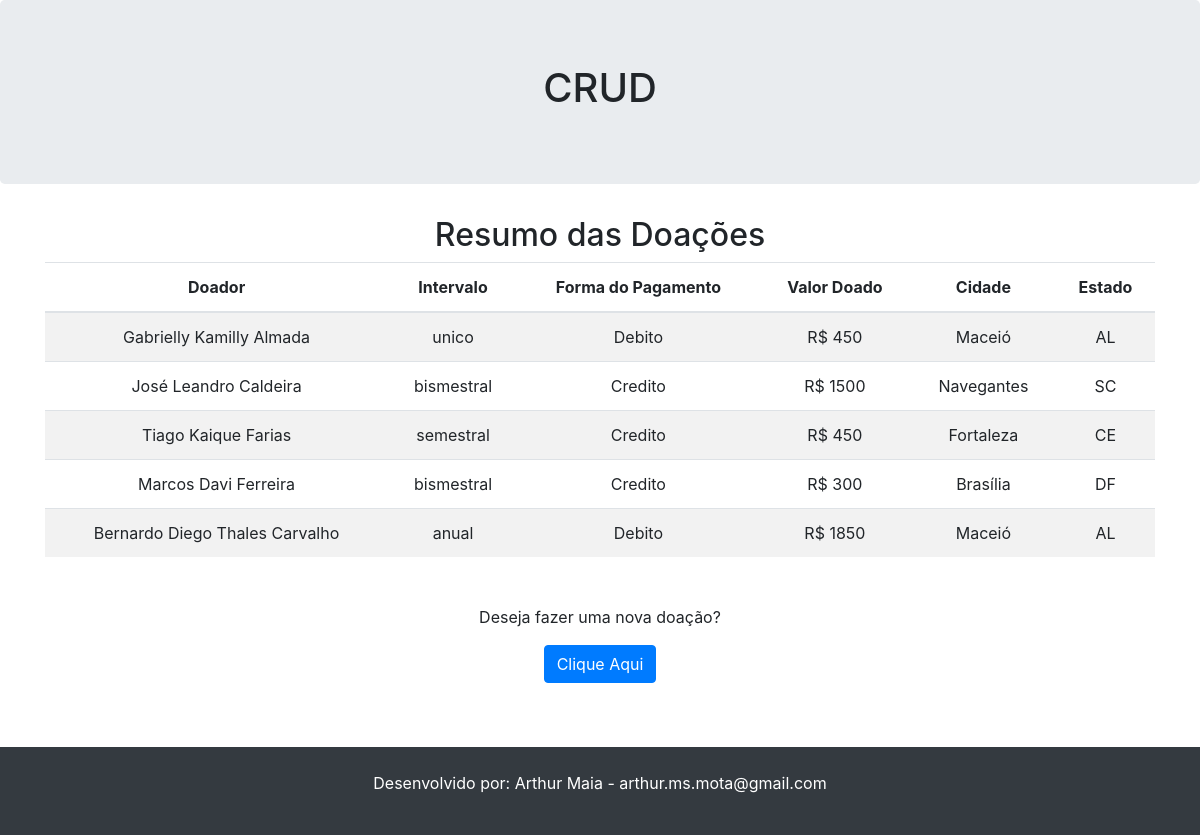
The page /resumo.php on the database its author committed.
### tables this page shows
CREATE TABLE `donations` (
  `id` int(10) UNSIGNED NOT NULL,
  `nome` varchar(80) NOT NULL,
  `email` varchar(80) NOT NULL,
  `cpf` varchar(80) NOT NULL,
  `telefone` varchar(80) NOT NULL,
  `nascimento` varchar(80) DEFAULT NULL,
  `cadastro` varchar(80) DEFAULT NULL,
  `intervalo` varchar(80) DEFAULT NULL,
  `ValorDoacao` varchar(80) DEFAULT NULL,
  `FormaPagamento` varchar(80) DEFAULT NULL,
  `cep` varchar(80) DEFAULT NULL,
  `rua` varchar(80) DEFAULT NULL,
  `bairro` varchar(80) DEFAULT NULL,
  `cidade` varchar(80) DEFAULT NULL,
  `estado` varchar(80) DEFAULT NULL,
  `numero` varchar(80) DEFAULT NULL
);

### resumo.php (the view, shortened to what this page needs)
<!DOCTYPE html>
<html>
<head>
	<link rel="stylesheet" href="https://stackpath.bootstrapcdn.com/bootstrap/4.3.1/css/bootstrap.min.css">
</head>
<body class="obrigado">
	<header class="jumbotron">
		<div class="container">
			<div class="col-md-12 text-center">
				<h1>CRUD</h1>
			</div>
		</div>
	</header>
	<main>
        <?php
            $PDO = db_connect();
            $sql = "SELECT id, nome, intervalo, FormaPagamento, ValorDoacao, cidade, estado FROM donations";
            $stmt = $PDO->prepare($sql);
            $stmt->execute();
        ?>
		<div class="container">
			<div class="row">
				<div class="col-md-12 text-center">
					<h2>Resumo das Doações</h2>
                    <table class="table table-striped mb-5">
                        <thead>
                            <tr>
                                <th>Doador</th>
                                <th>Intervalo</th>
                                <th>Forma do Pagamento</th>
                                <th>Valor Doado</th>
                                <th>Cidade</th>
                                <th>Estado</th>
                            </tr>
                        </thead>
                        <tbody>
                            <?php while ($donation = $stmt->fetch(PDO::FETCH_ASSOC)): ?>
                            <tr>
                                <td><?php echo $donation['nome'] ?></td>
                                <td><?php echo $donation['intervalo'] ?></td>
                                <td><?php echo $donation['FormaPagamento'] ?></td>
                                <td><?php echo "R$ ".$donation['ValorDoacao'] ?></td>
                                <td><?php echo $donation['cidade'] ?></td>
                                <td><?php echo $donation['estado'] ?></td>
                            </tr>
                            <?php endwhile; ?>
                        </tbody>
                    </table>
                    <p>Deseja fazer uma nova doação?</p>
                    <p><a href="index.php" class="btn btn-primary" title="Clique aqui para voltar ao formulario">Clique Aqui</a>
				</div>
			</div>
		</div>
	</main>
	<footer class="bg-dark text-white text-center py-4 mt-5">
		<p>Desenvolvido por: Arthur Maia - arthur.ms.mota@gmail.com</p>
	</footer>
</body>
</html>

### rows shown on the page
donations: nome "Gabrielly Kamilly Almada", intervalo "unico", FormaPagamento "Debito", ValorDoacao "450", cidade "Maceió", estado "AL"
donations: nome "José Leandro Caldeira", intervalo "bismestral", FormaPagamento "Credito", ValorDoacao "1500", cidade "Navegantes", estado "SC"
donations: nome "Tiago Kaique Farias", intervalo "semestral", FormaPagamento "Credito", ValorDoacao "450", cidade "Fortaleza", estado "CE"
donations: nome "Marcos Davi Ferreira", intervalo "bismestral", FormaPagamento "Credito", ValorDoacao "300", cidade "Brasília", estado "DF"
donations: nome "Bernardo Diego Thales Carvalho", intervalo "anual", FormaPagamento "Debito", ValorDoacao "1850", cidade "Maceió", estado "AL"
